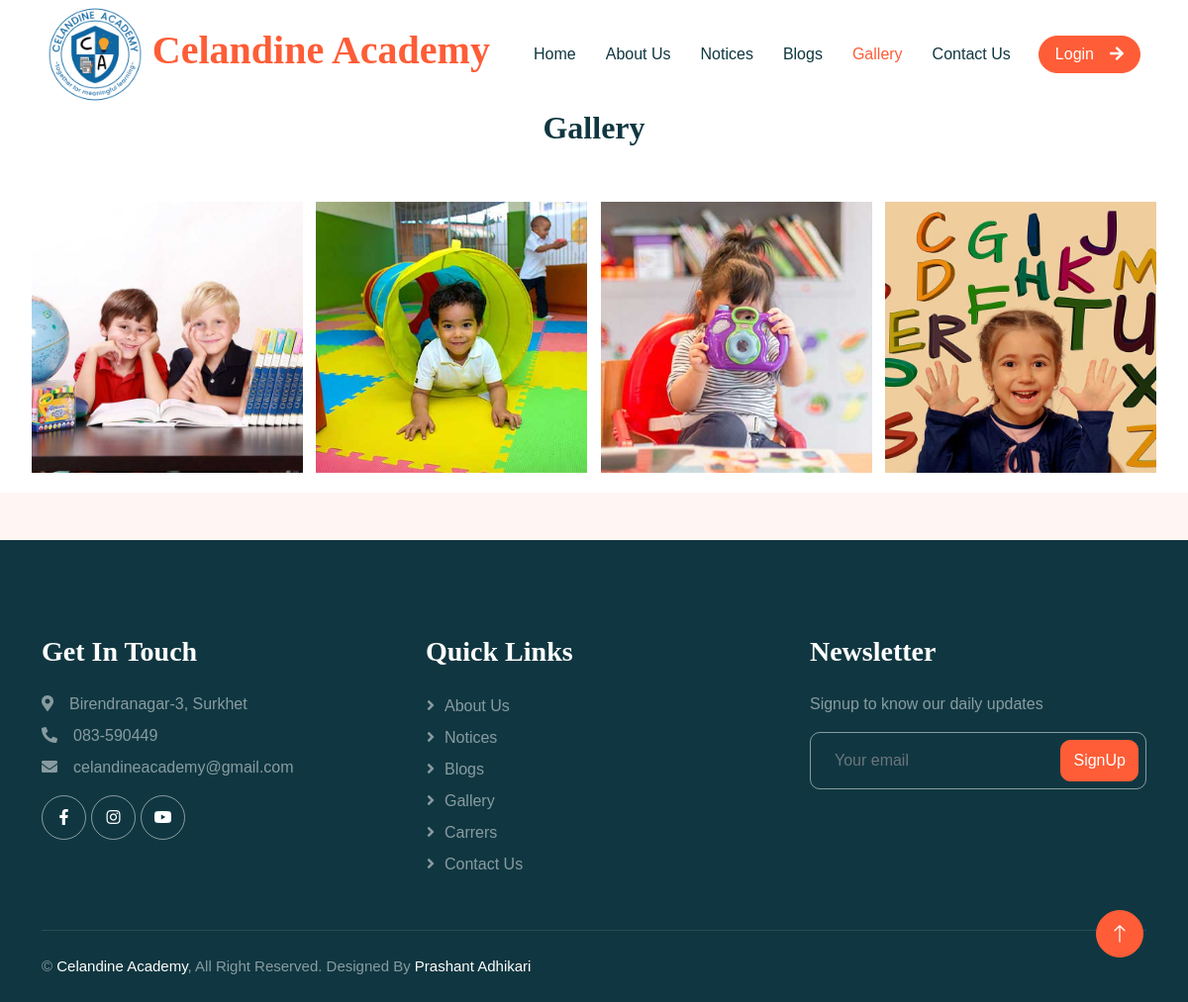
Page /gallery/ on the committed database.
### base/models.py (models this page shows, shortened)
class SchoolSetup(models.Model):
    data_set = models.CharField(max_length=255)
    logo = models.ImageField(upload_to="uploads/logos")
    school_name = models.CharField(max_length=255)
    address = models.CharField(max_length=255)
    contact = models.CharField(max_length=255)
    email = models.EmailField(max_length=255)
    opening_hours = models.CharField(max_length=255)
    map_url = models.URLField(null=True, blank=True)
    created_at = models.DateTimeField(auto_now_add=True)
    class Meta:
        verbose_name_plural = "01. School Setup"

class Gallery(models.Model):
    title = models.CharField(max_length=200, blank=True, null=True)
    image = models.ImageField(upload_to="uploads/gallery_images/")
    created = models.DateField(auto_now_add=True)
    class Meta:
        verbose_name_plural = ("12. Gallery")
        ordering = ['-created']

### base/views.py (the view)
# urls.py: path('gallery/', views.gallery, name='gallery'),
def gallery(request):
    photos = Gallery.objects.all()
    context ={'photos': photos}
    return render (request, 'gallery.html', context)

### base/context_processors.py (called while the page is built)
def blog_data(request):
    blogs = Blog.objects.all()
    return {'blogdata': blogs}

def calendar_data(request):
    calendars = Calendar.objects.all().order_by('-is_default')
    return {'calendardata': calendars}

def custom_data(request):
    if SchoolSetup.objects.all().exists():
        setup = SchoolSetup.objects.all().order_by('-created_at')
        data = setup[0]
        return {'data': data}
    else:
        data=None
        return {'data': data}

def social_data(request):
    if Socials.objects.all().exists():
        social = Socials.objects.all().order_by('-created_at')
        sodata = social[0]
        return {'sodata': sodata}
    else:
        sodata=None
        return {'sodata': sodata}

def vision_data(request):
    if Vision.objects.all().exists():
        vision = Vision.objects.all().order_by('-created_at')
        vdata = vision[0]
        return {'vdata': vdata}
    else:
        vdata = None
        return {'vdata': vdata}

def mission_data(request):
    if Mission.objects.all().exists():
        mission = Mission.objects.all().order_by('-created_at')
        mdata = mission[0]
        return {'mdata': mdata}
    else:
        mdata = None
        return {'mdata': mdata}

def message_data(request):
    msgdata = MessageFrom.objects.all()
    return {'message_data': msgdata}

def team_data(request):
    team = TeamMember.objects.all()
    return {'tdata': team}

def faq(request):
    faq = Faqs.objects.all()
    return {'fdata': faq}

def courses(request):
    courses = Courses.objects.all()
    return {'cdata': courses}

def testimonial(request):
    tmsg = Testimonial.objects.all()
    return {'tedata': tmsg}

def popup(request):
    modal = PopupMessage.objects.all()
    return {'pdata': modal}

### templates/gallery.html (shortened to what this page needs)
{% extends 'main.html' %}
{% load static %}
{% block content %}
<div class="container-xxl bg-white p-0">
    <div class="container-fluid">
        <div class="row">
            <div class="col text-center mb-5">
                <h2>Gallery</h2>
            </div>
        </div>
        <div class="gallery">
            <div class="gallery-images">
                {% for photo in photos %}
                <div class="gallery-item">
                    <img src="{{ photo.image.url }}" alt="" width="300">
                </div>
                {% endfor %}
            </div>
        </div>
    </div>
</div>
{% endblock %}

### templates/header.html (shortened to what this page needs)
{% block content %}
<div class="container-xxl bg-white p-0">
    <nav class="navbar navbar-expand-lg bg-white navbar-light sticky-top px-4 px-lg-5 py-lg-0">
        <a href="{% url 'home' %}" class="navbar-brand">
            <h1 class="m-0 text-primary">
                <img src="{{data.logo.url}}" class="" alt="" height="100px">
                {{data.school_name}}
            </h1>
        </a>
        <div class="collapse navbar-collapse" id="navbarCollapse">
            <div class="navbar-nav mx-auto">
                {% with url_name=request.resolver_match.url_name %}
                <a href="{% url 'home' %}"
                    class="nav-item nav-link {% if url_name == 'home' %}active{% endif %}">Home</a>
                <a href="{% url 'about' %}"
                    class="nav-item nav-link {% if url_name == 'about' %}active{% endif %}">About Us</a>
                <a href="{% url 'notice' %}"
                    class="nav-item nav-link {% if url_name == 'notice' %}active{% endif %}">Notices</a>
                <a href="{% url 'blogs' %}"
                    class="nav-item nav-link {% if url_name == 'blogs' %}active{% endif %}">Blogs</a>
                <a href="{% url 'gallery' %}"
                    class="nav-item nav-link {% if url_name == 'gallery' %}active{% endif %}">Gallery</a>
                <a href="{% url 'contact' %}"
                    class="nav-item nav-link {% if url_name == 'contact' %}active{% endif %}">Contact Us</a>
                {% endwith %}
            </div>
            {% if request.user.is_authenticated %}
            <a href="{% url 'logout' %}" class="btn btn-primary rounded-pill px-3 d-none d-lg-block">Logout<i
                    class="fa fa-arrow-down ms-3"></i></a>
            {% else %}
            <a href="{% url 'login' %}" class="btn btn-primary rounded-pill px-3 d-none d-lg-block">Login<i
                    class="fa fa-arrow-right ms-3"></i></a>
            {% endif %}
        </div>
    </nav>
</div>
{% endblock %}

### templates/footer.html (shortened to what this page needs)
{% block content %}
<div class="container-fluid bg-dark text-white-50 footer pt-5 mt-5 wow fadeIn" data-wow-delay="0.1s">
    <div class="container py-5">
        <div class="row g-5">
            <div class="col-lg-4 col-md-6">
                <h3 class="text-white mb-4">Get In Touch</h3>
                <p class="mb-2"><i class="fa fa-map-marker-alt me-3"></i>{{data.address}}</p>
                <p class="mb-2"><i class="fa fa-phone-alt me-3"></i>{{data.contact}}</p>
                <p class="mb-2"><i class="fa fa-envelope me-3"></i>{{data.email}}</p>
                <div class="d-flex pt-2">
                    <a class="btn btn-outline-light btn-social" href="{{sodata.facebook_url}}"><i
                            class="fab fa-facebook-f"></i></a>
                    <a class="btn btn-outline-light btn-social" href="{{sodata.instagram_url}}"><i
                            class="fab fa-instagram"></i></a>
                    <a class="btn btn-outline-light btn-social" href="{{sodata.youtube_url}}"><i
                            class="fab fa-youtube"></i></a>
                </div>
            </div>
            <div class="col-lg-4 col-md-6">
                <h3 class="text-white mb-4">Quick Links</h3>
                <a class="btn btn-link text-white-50" href="{% url 'about' %}">About Us</a>
                <a class="btn btn-link text-white-50" href="{% url 'notice' %}">Notices</a>
                <a class="btn btn-link text-white-50" href="{% url 'blogs' %}">Blogs</a>
                <a class="btn btn-link text-white-50" href="{% url 'gallery' %}">Gallery</a>
                <a class="btn btn-link text-white-50" href="{% url 'carrers' %}">Carrers</a>
                <a class="btn btn-link text-white-50" href="{% url 'contact' %}">Contact Us</a>
            </div>
            <div class="col-lg-4 col-md-6">
                <h3 class="text-white mb-4">Newsletter</h3>
                <p>Signup to know our daily updates</p>
                <div class="position-relative mx-auto" style="max-width: 400px;">
                    <input class="form-control bg-transparent w-100 py-3 ps-4 pe-5" type="text"
                        placeholder="Your email">
                    <button type="button"
                        class="btn btn-primary py-2 position-absolute top-0 end-0 mt-2 me-2">SignUp</button>
                </div>
            </div>
        </div>
    </div>
    <div class="container">
        <div class="copyright">
            <div class="row">
                <div class="col-md-6 text-center text-md-start mb-3 mb-md-0">
                    &copy; <a class="" href="{% url 'home' %}">{{data.school_name}}</a>, All Right Reserved.
                    Designed By <a class="" href="#">Prashant Adhikari</a>
                </div>
            </div>
        </div>
    </div>
</div>
<a href="#" class="btn btn-lg btn-primary btn-lg-square back-to-top"><i class="bi bi-arrow-up"></i></a>
{% endblock %}

### static/css/style.css (style rules this page uses)
:root { --primary: #FE5D37; --light: #FFF5F3; --dark: #103741; }
.back-to-top { position: fixed; display: none; right: 45px; bottom: 45px; z-index: 99; }
.btn { font-weight: 500; transition: .5s; }
.btn.btn-primary { color: #FFFFFF; }
.btn-lg-square { width: 48px; height: 48px; }
.btn-square, .btn-sm-square, .btn-lg-square { padding: 0; display: flex; align-items: center; justify-content: center; font-weight: normal; border-radius: 50px; }
h1, h2, h3, h4, .h1, .h2, .h3, .h4, .display-1, .display-2, .display-3, .display-4, .display-5, .display-6 { font-family: 'Lobster Two'; font-weight: 700; }
.navbar .navbar-nav .nav-link { padding: 30px 15px; color: var(--dark); font-weight: 500; outline: none; }
.navbar .navbar-nav .nav-link:hover, .navbar .navbar-nav .nav-link.active { color: var(--primary); }
.navbar.sticky-top { top: -100px; transition: .5s; }
.footer .btn.btn-social { margin-right: 5px; width: 45px; height: 45px; display: flex; align-items: center; justify-content: center; color: #FFFFFF; border: 1px solid rgba(255,255,255,0.5); border-radius: 45px; transition: .3s; }
.footer .btn.btn-link { display: block; margin-bottom: 5px; padding: 0; text-align: left; font-size: 16px; font-weight: normal; text-transform: capitalize; transition: .3s; }
.footer .btn.btn-link::before { position: relative; content: "\f105"; font-family: "Font Awesome 5 Free"; font-weight: 900; margin-right: 10px; }
.footer .form-control { border-color: rgba(255,255,255,0.5); }
.footer .copyright { padding: 25px 0; font-size: 15px; border-top: 1px solid rgba(256, 256, 256, .1); }
.footer .copyright a { color: #FFFFFF; }

### templates/gallery.html (style rules this page uses)
.gallery { display: flex; justify-content: center; }
.gallery-images { display: flex; flex-wrap: wrap; justify-content: space-between; max-width: 1200px; margin: 0 auto; padding: 0 20px; }
.gallery-item { flex: 0 0 calc(25% - 10px); margin-bottom: 20px; box-sizing: border-box; }
.gallery-item img { width: 100%; height: auto; display: block; }

### rows in the picture
SchoolSetup: logo (picture), school_name "Celandine Academy", address "Birendranagar-3, Surkhet", contact "083-590449", email "celandineacademy@gmail.com"
Gallery: image (picture)
Gallery: image (picture)
Gallery: image (picture)
Gallery: image (picture)
